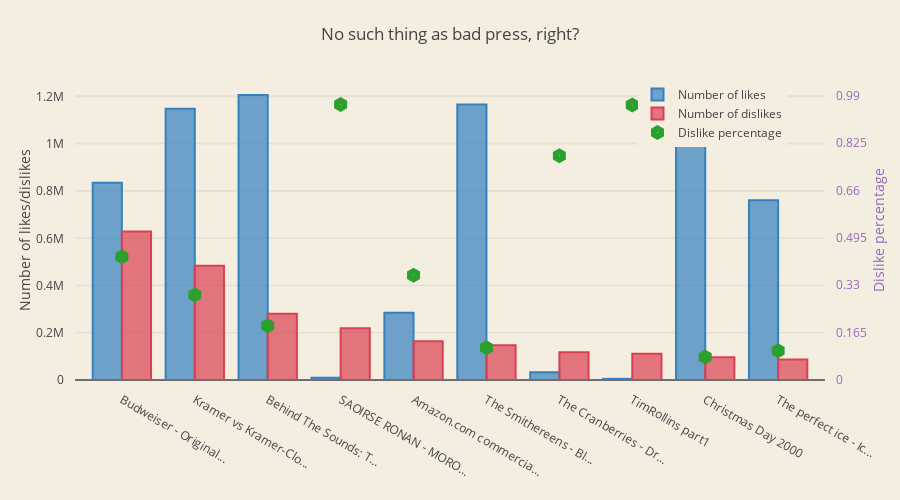

Here is the notebook cell this chart was saved with:
### Markdown cell above
### 2.6. No such thing as bad press, right?
<a id="no_such_thing_as_bad_press_right"></a>
This section dedicated to videos that has gained popularity on YT by being disliked.

### Code cell
max_title_length = 20
number_of_late_bloomers = 10

most_disliked = us_videos_first.sort_values(["dislikes"], ascending=False).head(number_of_late_bloomers)
most_disliked_title = [(x if len(x) <= max_title_length else x[:max_title_length] + "...") for x in late_bloomers.title.values]
most_disliked_l_number = most_disliked.likes.values
most_disliked_dl_number = most_disliked.dislikes.values
most_disliked_dl_percentage = most_disliked.dislike_percentage.values

trace1 = go.Bar(
    x = most_disliked_title,
    y = most_disliked_l_number,
    name='Number of likes',
    marker=dict(
        color='rgba(55, 128, 191, 0.7)',
        line=dict(
            color='rgba(55, 128, 191, 1.0)',
            width=2,
        )
    )
)
trace2 = go.Bar(
    x = most_disliked_title,
    y = most_disliked_dl_number,
    name='Number of dislikes',
    marker=dict(
        color='rgba(219, 64, 82, 0.7)',
        line=dict(
            color='rgba(219, 64, 82, 1.0)',
            width=2,
        )
    )
)

trace3 = go.Scatter(
    x = most_disliked_title,
    y = most_disliked_dl_percentage,
    name='Dislike percentage',
    mode = 'markers',
    marker=dict(
        symbol="hexagon-dot",
        size=15
    ),
    yaxis='y2'
)

data = [trace1, trace2, trace3]
layout = go.Layout(
    barmode='group',
    title = 'No such thing as bad press, right?',
    width=900,
    height=500,
    margin=go.Margin(
        l=75,
        r=75,
        b=120,
        t=80,
        pad=10
    ),
    paper_bgcolor='rgb(244, 238, 225)',
    plot_bgcolor='rgb(244, 238, 225)',
    yaxis = dict(
        title= 'Number of likes/dislikes',
        anchor = 'x',
        rangemode='tozero'
    ),   
    yaxis2=dict(
        title='Dislike percentage',
        titlefont=dict(
            color='rgb(148, 103, 189)'
        ),
        tickfont=dict(
            color='rgb(148, 103, 189)'
        ),
        overlaying='y',
        side='right',
        anchor = 'x',
        rangemode = 'tozero',
        dtick = 0.165
    ),
    legend=dict(x=0.75, y=1)
)

fig = go.Figure(data=data, layout=layout)
py.iplot(fig)

### Figure 1 — Plotly figure (JSON) as saved in the notebook; plotly's stock layout.template omitted (floating-point values rounded to 4 significant figures)
{"data": [{"marker": {"color": "rgba(55, 128, 191, 0.7)", "line": {"color": "rgba(55, 128, 191, 1.0)", "width": 2}}, "name": "Number of likes", "type": "bar", "x": ["Budweiser - Original...", "Kramer vs Kramer-Clo...", "Behind The Sounds: T...", "SAOIRSE RONAN - MORO...", "Amazon.com commercia...", "The Smithereens - Bl...", "The Cranberries - Dr...", "TimRollins part1", "Christmas Day 2000", "The perfect ice - Ic...", "Blade Vs Deacon Fros...", "The Royal Tenenbaums...", "LL sound in Welsh", "washing dishes by ha...", "Imperial-class Star ...", "Martin Luther King -...", "二贵摔跤 - tienghoa.net", "Live in the now!", "U.S. v. Whistleblowe...", "Nick Andopolis: Drum..."], "y": [835378, 1149185, 1207457, 9100, 285349, 1167488, 32892, 4870, 1111592, 761852]}, {"marker": {"color": "rgba(219, 64, 82, 0.7)", "line": {"color": "rgba(219, 64, 82, 1.0)", "width": 2}}, "name": "Number of dislikes", "type": "bar", "x": ["Budweiser - Original...", "Kramer vs Kramer-Clo...", "Behind The Sounds: T...", "SAOIRSE RONAN - MORO...", "Amazon.com commercia...", "The Smithereens - Bl...", "The Cranberries - Dr...", "TimRollins part1", "Christmas Day 2000", "The perfect ice - Ic...", "Blade Vs Deacon Fros...", "The Royal Tenenbaums...", "LL sound in Welsh", "washing dishes by ha...", "Imperial-class Star ...", "Martin Luther King -...", "二贵摔跤 - tienghoa.net", "Live in the now!", "U.S. v. Whistleblowe...", "Nick Andopolis: Drum..."], "y": [629120, 483924, 280675, 218841, 164004, 147643, 117128, 110707, 96407, 86475]}, {"marker": {"size": 15, "symbol": "hexagon-dot"}, "mode": "markers", "name": "Dislike percentage", "type": "scatter", "x": ["Budweiser - Original...", "Kramer vs Kramer-Clo...", "Behind The Sounds: T...", "SAOIRSE RONAN - MORO...", "Amazon.com commercia...", "The Smithereens - Bl...", "The Cranberries - Dr...", "TimRollins part1", "Christmas Day 2000", "The perfect ice - Ic...", "Blade Vs Deacon Fros...", "The Royal Tenenbaums...", "LL sound in Welsh", "washing dishes by ha...", "Imperial-class Star ...", "Martin Luther King -...", "二贵摔跤 - tienghoa.net", "Live in the now!", "U.S. v. Whistleblowe...", "Nick Andopolis: Drum..."], "y": [0.4296, 0.2963, 0.1886, 0.9601, 0.365, 0.1123, 0.7807, 0.9579, 0.07981, 0.1019], "yaxis": "y2"}], "layout": {"barmode": "group", "height": 500, "legend": {"x": 0.75, "y": 1}, "margin": {"b": 120, "l": 75, "pad": 10, "r": 75, "t": 80}, "paper_bgcolor": "rgb(244, 238, 225)", "plot_bgcolor": "rgb(244, 238, 225)", "title": "No such thing as bad press, right?", "width": 900, "yaxis": {"anchor": "x", "rangemode": "tozero", "title": "Number of likes/dislikes"}, "yaxis2": {"anchor": "x", "dtick": 0.165, "overlaying": "y", "rangemode": "tozero", "side": "right", "tickfont": {"color": "rgb(148, 103, 189)"}, "title": "Dislike percentage", "titlefont": {"color": "rgb(148, 103, 189)"}}}}
